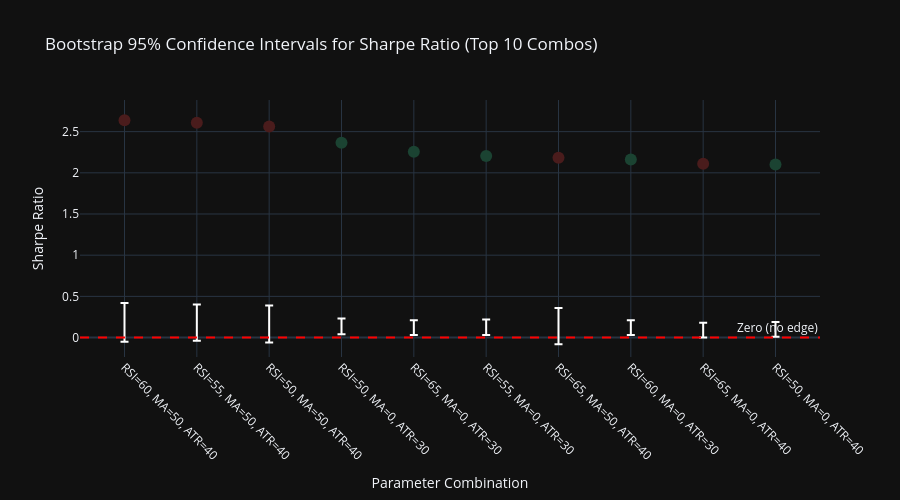

Notebook source saved alongside this figure:
### Code cell
# =============================================================================
# VISUALIZE BOOTSTRAP CONFIDENCE INTERVALS
# =============================================================================

# Extract CI data for visualization
ci_data = []
for r in stat_results:
    if r['Sharpe CI'] != '-':
        ci_str = r['Sharpe CI'].replace('[', '').replace(']', '')
        lower, upper = map(float, ci_str.split(', '))
        ci_data.append({
            'combo': f"RSI={r['RSI Exit']}, MA={r['MA Period']}, ATR={r['ATR Filter']}",
            'mean': r['Mean Sharpe'],
            'lower': lower,
            'upper': upper,
            'significant': r['Sharpe Sig'] == '✓'
        })

if ci_data:
    ci_df = pd.DataFrame(ci_data)
    
    fig = go.Figure()
    
    colors = ['#1b4332' if sig else '#4a1c1c' for sig in ci_df['significant']]
    
    # Error bars for CI
    fig.add_trace(go.Scatter(
        x=ci_df['combo'],
        y=ci_df['mean'],
        error_y=dict(
            type='data',
            symmetric=False,
            array=ci_df['upper'] - ci_df['mean'],
            arrayminus=ci_df['mean'] - ci_df['lower'],
            color='white'
        ),
        mode='markers',
        marker=dict(size=12, color=colors),
        name='Sharpe Ratio'
    ))
    
    # Zero line
    fig.add_hline(y=0, line_dash="dash", line_color="red", annotation_text="Zero (no edge)")
    
    fig.update_layout(
        title='Bootstrap 95% Confidence Intervals for Sharpe Ratio (Top 10 Combos)',
        xaxis_title='Parameter Combination',
        yaxis_title='Sharpe Ratio',
        height=500,
        template='plotly_dark',
        xaxis_tickangle=45
    )
    
    fig.show()
    
    print("\n🟢 Green = Significant (CI doesn't include zero)")
    print("🔴 Red = Not Significant (CI includes zero)")
else:
    print("No confidence interval data available")

### Figure 1 — Plotly figure (JSON) as saved in the notebook; plotly's stock layout.template omitted (floating-point values rounded to 4 significant figures)
{"data": [{"error_y": {"array": [-2.217, -2.208, -2.172, -2.135, -2.047, -1.985, -1.822, -1.952, -1.929, -1.911], "arrayminus": [2.687, 2.648, 2.622, 2.325, 2.227, 2.175, 2.262, 2.132, 2.109, 2.091], "color": "white", "symmetric": false, "type": "data"}, "marker": {"color": ["#4a1c1c", "#4a1c1c", "#4a1c1c", "#1b4332", "#1b4332", "#1b4332", "#4a1c1c", "#1b4332", "#4a1c1c", "#1b4332"], "size": 12}, "mode": "markers", "name": "Sharpe Ratio", "type": "scatter", "x": ["RSI=60, MA=50, ATR=40", "RSI=55, MA=50, ATR=40", "RSI=50, MA=50, ATR=40", "RSI=50, MA=0, ATR=30", "RSI=65, MA=0, ATR=30", "RSI=55, MA=0, ATR=30", "RSI=65, MA=50, ATR=40", "RSI=60, MA=0, ATR=30", "RSI=65, MA=0, ATR=40", "RSI=50, MA=0, ATR=40"], "y": [2.637, 2.608, 2.562, 2.365, 2.257, 2.205, 2.182, 2.162, 2.109, 2.101]}], "layout": {"annotations": [{"showarrow": false, "text": "Zero (no edge)", "x": 1, "xanchor": "right", "xref": "x domain", "y": 0, "yanchor": "bottom", "yref": "y"}], "height": 500, "shapes": [{"line": {"color": "red", "dash": "dash"}, "type": "line", "x0": 0, "x1": 1, "xref": "x domain", "y0": 0, "y1": 0, "yref": "y"}], "title": {"text": "Bootstrap 95% Confidence Intervals for Sharpe Ratio (Top 10 Combos)"}, "xaxis": {"tickangle": 45, "title": {"text": "Parameter Combination"}}, "yaxis": {"title": {"text": "Sharpe Ratio"}}}}
